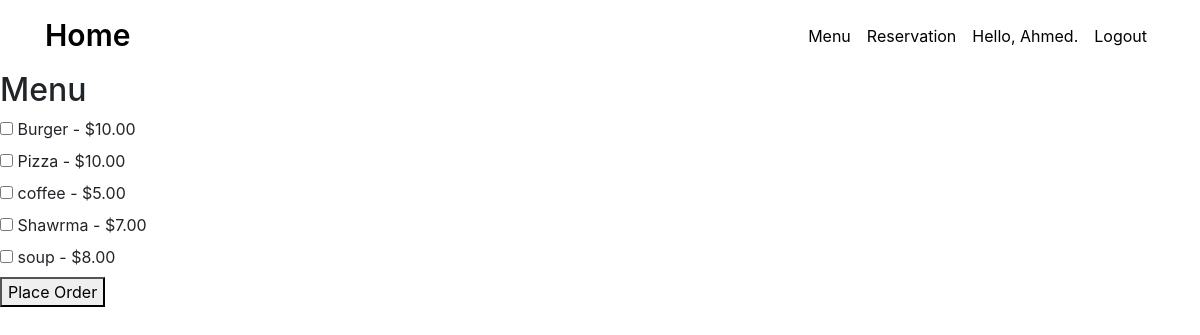
Screenshot of /menu_view/ (signed in) with the database file from the repository.
### orders/models.py (models this page shows, shortened)
class Product(models.Model):
    name = models.CharField(max_length=255)
    price = models.DecimalField(max_digits=10, decimal_places=2)
    image = models.ImageField(upload_to='menu_images/', null=True, blank=True)

### orders/views.py (the view)
# urls.py: path('menu_view/', menu_view, name='menu_view'),
def menu_view(request):
    products = Product.objects.all()
    context = {'products' : products}
    return render(request, 'orders/menu_view.html', context)

### orders/templates/orders/menu_view.html (shortened to what this page needs)
{% extends 'menu/base.html' %}
{% block content %}
<h2>Menu</h2>
<form method="post" action="{% url 'order_view' %}">
    {% for product in products %}
    <label>
        <input type="checkbox" name="product" value="{{ product.id }}">
        {{ product.name }} - ${{ product.price }}
    </label><br>
    {% endfor %}
    <button type="submit">Place Order</button>
</form>
{% endblock content %}

### menu/templates/menu/base.html (shortened to what this page needs)
{% load static %}
<!DOCTYPE html>
<html>
<head>
    <link rel="stylesheet" href="{% static 'css/bootstrap.min.css' %}">
    <link rel="stylesheet" href="{% static 'css/style.css' %}">
    <link rel="stylesheet" href="{% static 'css/all.min.css' %}">
</head>
<body>
    <nav class="navbar navbar-expand-lg navbar-light">
        <div class="container">
            <a class="navbar-brand" href="{% url 'home' %}">Home</a>
            <div class="collapse navbar-collapse" id="navbarSupportedContent">
                <ul class="navbar-nav ml-auto">
                    <li class="nav-item">
                        <a class="nav-link" href="{% url 'menu' %}">Menu</a>
                    </li>
                    <li class="nav-item">
                        <a class="nav-link" href="{% url 'reserve_table' %}">Reservation</a>
                    </li>
                    {% if user.is_authenticated %}
                    <li class="nav-item">
                        <a class="nav-link"> Hello, {{ user.username }}. </a>
                    </li>
                    <li class="nav-item">
                        <a class="nav-link" href="{% url 'logout' %}"> Logout </a>
                    {% endif %}
                </ul>
            </div>
        </div>
    </nav>
    <div>{% block content %} {% endblock content %}</div>
</body>
</html>

### menu/static/css/style.css (style rules this page uses)
nav { width: 100%; background-color: #fff; }
.navbar-light .navbar-brand { color: #000; }
.navbar-light .navbar-nav .nav-link { color: #000; }
.navbar-brand { font-size: 30px; font-weight: 600; }

### rows the page displays
Product: name "Burger", price "10.00"
Product: name "Pizza", price "10.00"
Product: name "coffee", price "5.00"
Product: name "Shawrma", price "7.00"
Product: name "soup", price "8.00"

### other values shown
{{ user.username }} "Ahmed"
